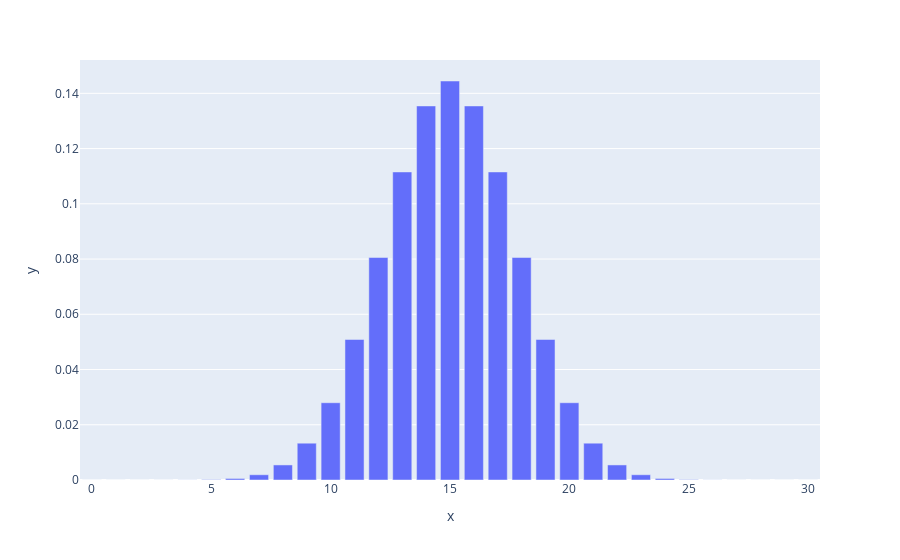

Write notebook code for a chart like this one.
### Code cell
pmf=stats.binom.pmf(x,n,p)
print(pmf)
px.bar(x=x,y=pmf)

### Figure 1 — Plotly figure (JSON) as saved in the notebook; plotly's stock layout.template omitted (floating-point values rounded to 4 significant figures)
{"data": [{"alignmentgroup": "True", "hovertemplate": "x=%{x}<br>y=%{y}<extra></extra>", "legendgroup": "", "marker": {"color": "#636efa", "pattern": {"shape": ""}}, "name": "", "offsetgroup": "", "orientation": "v", "showlegend": false, "textposition": "auto", "type": "bar", "x": [0, 1, 2, 3, 4, 5, 6, 7, 8, 9, 10, 11, 12, 13, 14, 15, 16, 17, 18, 19, 20, 21, 22, 23, 24, 25, 26, 27, 28, 29, 30], "xaxis": "x", "y": [9.313e-10, 2.794e-08, 4.051e-07, 3.781e-06, 2.552e-05, 0.0001327, 0.000553, 0.001896, 0.005451, 0.01332, 0.02798, 0.05088, 0.08055, 0.1115, 0.1354, 0.1445, 0.1354, 0.1115, 0.08055, 0.05088, 0.02798, 0.01332, 0.005451, 0.001896, 0.000553, 0.0001327, 2.552e-05, 3.781e-06, 4.051e-07, 2.794e-08, 9.313e-10], "yaxis": "y"}], "layout": {"autosize": true, "barmode": "relative", "legend": {"tracegroupgap": 0}, "margin": {"t": 60}, "xaxis": {"anchor": "y", "autorange": true, "domain": [0, 1], "range": [-0.5, 30.5], "title": {"text": "x"}, "type": "linear"}, "yaxis": {"anchor": "x", "autorange": true, "domain": [0, 1], "range": [0, 0.1521], "title": {"text": "y"}, "type": "linear"}}}
